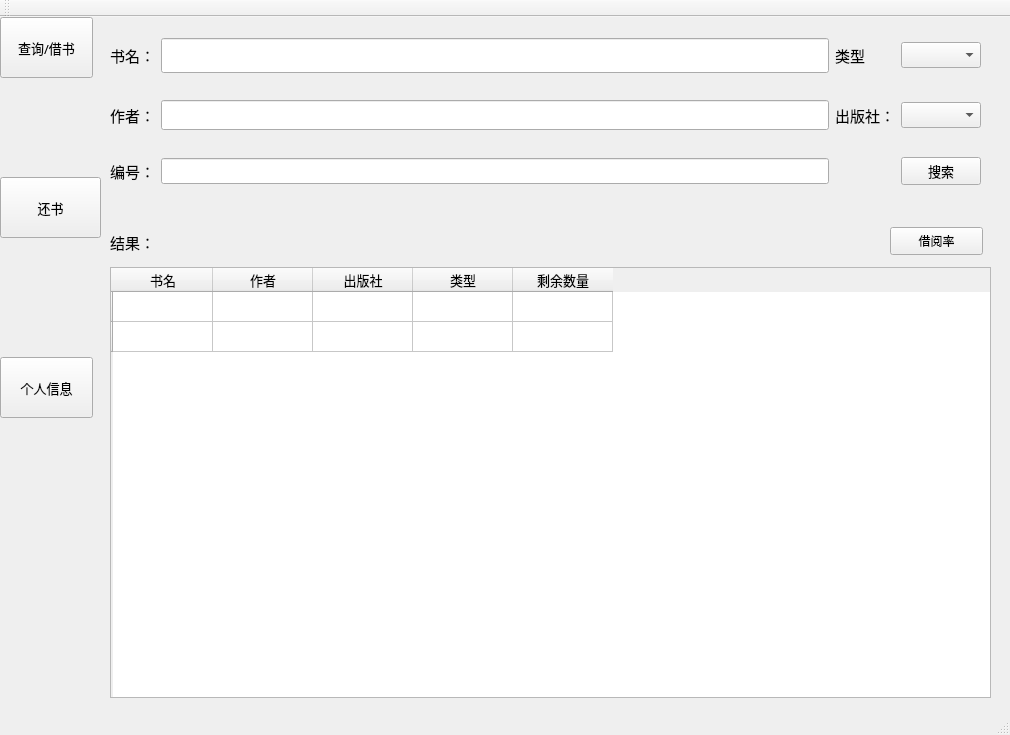
<?xml version="1.0" encoding="UTF-8"?>
<ui version="4.0">
 <class>MainWindow</class>
 <widget class="QMainWindow" name="MainWindow">
  <property name="geometry">
   <rect>
    <x>0</x>
    <y>0</y>
    <width>1010</width>
    <height>735</height>
   </rect>
  </property>
  <property name="windowTitle">
   <string>MainWindow</string>
  </property>
  <widget class="QWidget" name="centralwidget">
   <widget class="QStackedWidget" name="stackedWidget">
    <property name="geometry">
     <rect>
      <x>0</x>
      <y>0</y>
      <width>1011</width>
      <height>711</height>
     </rect>
    </property>
    <property name="currentIndex">
     <number>1</number>
    </property>
    <widget class="QWidget" name="PageAdmin">
     <widget class="QPushButton" name="ButtonSearchBA">
      <property name="geometry">
       <rect>
        <x>0</x>
        <y>0</y>
        <width>93</width>
        <height>61</height>
       </rect>
      </property>
      <property name="text">
       <string>书籍查询</string>
      </property>
      <property name="flat">
       <bool>false</bool>
      </property>
     </widget>
     <widget class="QPushButton" name="ButtonBuyA">
      <property name="geometry">
       <rect>
        <x>0</x>
        <y>330</y>
        <width>93</width>
        <height>61</height>
       </rect>
      </property>
      <property name="text">
       <string>购书</string>
      </property>
     </widget>
     <widget class="QStackedWidget" name="stackedWidgetA">
      <property name="geometry">
       <rect>
        <x>90</x>
        <y>0</y>
        <width>921</width>
        <height>681</height>
       </rect>
      </property>
      <widget class="QWidget" name="PageSearchBA"/>
      <widget class="QWidget" name="pageSearchCA">
       <widget class="QWidget" name="gridLayoutWidget_3">
        <property name="geometry">
         <rect>
          <x>20</x>
          <y>30</y>
          <width>881</width>
          <height>191</height>
         </rect>
        </property>
        <layout class="QGridLayout" name="gridLayout_2">
         <item row="1" column="2">
          <widget class="QLabel" name="labelSchoolS">
           <property name="text">
            <string>学院：</string>
           </property>
          </widget>
         </item>
         <item row="0" column="3">
          <widget class="QComboBox" name="comboBoxType"/>
         </item>
         <item row="0" column="1">
          <widget class="QLineEdit" name="lineName"/>
         </item>
         <item row="1" column="0">
          <widget class="QLabel" name="labelNoS">
           <property name="text">
            <string>账号：</string>
           </property>
          </widget>
         </item>
         <item row="0" column="2">
          <widget class="QLabel" name="labelTypeS">
           <property name="text">
            <string>类型：</string>
           </property>
          </widget>
         </item>
         <item row="1" column="3">
          <widget class="QComboBox" name="comboBoxSchool"/>
         </item>
         <item row="1" column="1">
          <widget class="QLineEdit" name="lineEditNo"/>
         </item>
         <item row="0" column="0">
          <widget class="QLabel" name="labelNameS">
           <property name="text">
            <string>姓名：</string>
           </property>
          </widget>
         </item>
         <item row="2" column="3">
          <widget class="QPushButton" name="ButtonClientSearch">
           <property name="text">
            <string>搜索</string>
           </property>
          </widget>
         </item>
         <item row="2" column="0">
          <widget class="QLabel" name="labelId">
           <property name="text">
            <string>学号/工作号：</string>
           </property>
          </widget>
         </item>
         <item row="2" column="1">
          <widget class="QLineEdit" name="lineCId"/>
         </item>
        </layout>
       </widget>
       <widget class="QTableWidget" name="tableClient">
        <property name="geometry">
         <rect>
          <x>20</x>
          <y>280</y>
          <width>881</width>
          <height>401</height>
         </rect>
        </property>
        <column>
         <property name="text">
          <string>姓名</string>
         </property>
        </column>
        <column>
         <property name="text">
          <string>编号</string>
         </property>
        </column>
        <column>
         <property name="text">
          <string>类型</string>
         </property>
        </column>
        <column>
         <property name="text">
          <string>学院</string>
         </property>
        </column>
       </widget>
      </widget>
      <widget class="QWidget" name="PageBuyA">
       <widget class="QWidget" name="gridLayoutWidget_4">
        <property name="geometry">
         <rect>
          <x>70</x>
          <y>60</y>
          <width>761</width>
          <height>281</height>
         </rect>
        </property>
        <layout class="QGridLayout" name="gridLayout_3">
         <item row="0" column="0">
          <widget class="QLabel" name="labelBuyName">
           <property name="text">
            <string>书名：</string>
           </property>
          </widget>
         </item>
         <item row="0" column="1">
          <widget class="QLineEdit" name="lineBuyName"/>
         </item>
         <item row="1" column="2">
          <widget class="QLabel" name="labelBuyNumber">
           <property name="text">
            <string>数量：</string>
           </property>
          </widget>
         </item>
         <item row="1" column="3">
          <widget class="QLineEdit" name="lineBuyAmount"/>
         </item>
         <item row="2" column="0">
          <widget class="QLabel" name="labelBuyCategory">
           <property name="text">
            <string>类型：</string>
           </property>
          </widget>
         </item>
         <item row="2" column="2">
          <widget class="QLabel" name="labelBuyPrice">
           <property name="text">
            <string>价格：</string>
           </property>
          </widget>
         </item>
         <item row="2" column="3">
          <widget class="QLineEdit" name="lineBuyPrice"/>
         </item>
         <item row="2" column="1">
          <widget class="QComboBox" name="BoxBuyCategory"/>
         </item>
         <item row="0" column="3">
          <widget class="QLineEdit" name="lineBuyAuthor"/>
         </item>
         <item row="1" column="1">
          <widget class="QComboBox" name="BoxBuyPress"/>
         </item>
         <item row="1" column="0">
          <widget class="QLabel" name="labelBuyPress">
           <property name="text">
            <string>出版社：</string>
           </property>
          </widget>
         </item>
         <item row="0" column="2">
          <widget class="QLabel" name="labelBuyAuthor">
           <property name="text">
            <string>作者：</string>
           </property>
          </widget>
         </item>
        </layout>
       </widget>
       <widget class="QPushButton" name="pushButtonBuyConfirm">
        <property name="geometry">
         <rect>
          <x>740</x>
          <y>420</y>
          <width>93</width>
          <height>41</height>
         </rect>
        </property>
        <property name="text">
         <string>确认购入</string>
        </property>
       </widget>
       <widget class="QLabel" name="labelBuyHint">
        <property name="geometry">
         <rect>
          <x>80</x>
          <y>420</y>
          <width>311</width>
          <height>16</height>
         </rect>
        </property>
        <property name="font">
         <font>
          <family>微软雅黑</family>
          <pointsize>10</pointsize>
         </font>
        </property>
        <property name="text">
         <string/>
        </property>
       </widget>
      </widget>
      <widget class="QWidget" name="PageHelpA"/>
     </widget>
     <widget class="QPushButton" name="ButtonSearchCA">
      <property name="geometry">
       <rect>
        <x>0</x>
        <y>170</y>
        <width>101</width>
        <height>61</height>
       </rect>
      </property>
      <property name="text">
       <string>用户查询</string>
      </property>
     </widget>
     <widget class="QLabel" name="label_2">
      <property name="geometry">
       <rect>
        <x>-10</x>
        <y>0</y>
        <width>111</width>
        <height>701</height>
       </rect>
      </property>
      <property name="text">
       <string/>
      </property>
     </widget>
     <zorder>label_2</zorder>
     <zorder>ButtonBuyA</zorder>
     <zorder>ButtonSearchBA</zorder>
     <zorder>ButtonSearchCA</zorder>
     <zorder>stackedWidgetA</zorder>
    </widget>
    <widget class="QWidget" name="PageClient">
     <widget class="QPushButton" name="ButtonSearch">
      <property name="geometry">
       <rect>
        <x>0</x>
        <y>0</y>
        <width>93</width>
        <height>61</height>
       </rect>
      </property>
      <property name="font">
       <font>
        <family>微软雅黑</family>
        <pointsize>10</pointsize>
       </font>
      </property>
      <property name="focusPolicy">
       <enum>Qt::ClickFocus</enum>
      </property>
      <property name="autoFillBackground">
       <bool>false</bool>
      </property>
      <property name="text">
       <string>查询/借书</string>
      </property>
      <property name="checkable">
       <bool>false</bool>
      </property>
      <property name="checked">
       <bool>false</bool>
      </property>
      <property name="flat">
       <bool>false</bool>
      </property>
     </widget>
     <widget class="QPushButton" name="ButtonReturn">
      <property name="geometry">
       <rect>
        <x>0</x>
        <y>160</y>
        <width>101</width>
        <height>61</height>
       </rect>
      </property>
      <property name="font">
       <font>
        <family>微软雅黑</family>
        <pointsize>10</pointsize>
       </font>
      </property>
      <property name="focusPolicy">
       <enum>Qt::ClickFocus</enum>
      </property>
      <property name="text">
       <string>还书</string>
      </property>
     </widget>
     <widget class="QPushButton" name="ButtonInfo">
      <property name="geometry">
       <rect>
        <x>0</x>
        <y>340</y>
        <width>93</width>
        <height>61</height>
       </rect>
      </property>
      <property name="font">
       <font>
        <family>微软雅黑</family>
        <pointsize>10</pointsize>
       </font>
      </property>
      <property name="focusPolicy">
       <enum>Qt::ClickFocus</enum>
      </property>
      <property name="text">
       <string>个人信息</string>
      </property>
     </widget>
     <widget class="QStackedWidget" name="stackedWidgetC">
      <property name="geometry">
       <rect>
        <x>90</x>
        <y>0</y>
        <width>921</width>
        <height>691</height>
       </rect>
      </property>
      <property name="currentIndex">
       <number>0</number>
      </property>
      <widget class="QWidget" name="PageSearch">
       <widget class="QWidget" name="gridLayoutWidget">
        <property name="geometry">
         <rect>
          <x>20</x>
          <y>0</y>
          <width>871</width>
          <height>191</height>
         </rect>
        </property>
        <layout class="QGridLayout" name="gridLayout">
         <item row="0" column="0">
          <widget class="QLabel" name="LabelBName">
           <property name="font">
            <font>
             <family>微软雅黑</family>
             <pointsize>11</pointsize>
            </font>
           </property>
           <property name="text">
            <string>书名：</string>
           </property>
          </widget>
         </item>
         <item row="2" column="1">
          <widget class="QLineEdit" name="LineBookNumber">
           <property name="sizePolicy">
            <sizepolicy hsizetype="Expanding" vsizetype="Fixed">
             <horstretch>0</horstretch>
             <verstretch>0</verstretch>
            </sizepolicy>
           </property>
           <property name="font">
            <font>
             <family>微软雅黑</family>
             <pointsize>10</pointsize>
            </font>
           </property>
          </widget>
         </item>
         <item row="2" column="0">
          <widget class="QLabel" name="LabelBNumber">
           <property name="font">
            <font>
             <family>微软雅黑</family>
             <pointsize>11</pointsize>
            </font>
           </property>
           <property name="text">
            <string>编号：</string>
           </property>
          </widget>
         </item>
         <item row="1" column="2">
          <widget class="QLabel" name="LabelPress">
           <property name="font">
            <font>
             <family>微软雅黑</family>
             <pointsize>11</pointsize>
            </font>
           </property>
           <property name="text">
            <string>出版社：</string>
           </property>
          </widget>
         </item>
         <item row="0" column="2">
          <widget class="QLabel" name="LabelCategory">
           <property name="font">
            <font>
             <family>微软雅黑</family>
             <pointsize>11</pointsize>
            </font>
           </property>
           <property name="text">
            <string>类型</string>
           </property>
          </widget>
         </item>
         <item row="1" column="0">
          <widget class="QLabel" name="LabelAuthor">
           <property name="font">
            <font>
             <family>微软雅黑</family>
             <pointsize>11</pointsize>
            </font>
           </property>
           <property name="text">
            <string>作者：</string>
           </property>
          </widget>
         </item>
         <item row="0" column="3">
          <widget class="QComboBox" name="CBoxType">
           <property name="font">
            <font>
             <family>微软雅黑</family>
             <pointsize>10</pointsize>
            </font>
           </property>
          </widget>
         </item>
         <item row="1" column="1">
          <widget class="QLineEdit" name="LineBookWriter">
           <property name="sizePolicy">
            <sizepolicy hsizetype="Expanding" vsizetype="Fixed">
             <horstretch>0</horstretch>
             <verstretch>0</verstretch>
            </sizepolicy>
           </property>
           <property name="font">
            <font>
             <family>微软雅黑</family>
             <pointsize>11</pointsize>
            </font>
           </property>
          </widget>
         </item>
         <item row="1" column="3">
          <widget class="QComboBox" name="CBoxPress">
           <property name="font">
            <font>
             <family>微软雅黑</family>
             <pointsize>10</pointsize>
            </font>
           </property>
          </widget>
         </item>
         <item row="0" column="1">
          <widget class="QLineEdit" name="LineBookName">
           <property name="sizePolicy">
            <sizepolicy hsizetype="Expanding" vsizetype="Fixed">
             <horstretch>0</horstretch>
             <verstretch>0</verstretch>
            </sizepolicy>
           </property>
           <property name="minimumSize">
            <size>
             <width>0</width>
             <height>20</height>
            </size>
           </property>
           <property name="font">
            <font>
             <family>微软雅黑</family>
             <pointsize>14</pointsize>
            </font>
           </property>
          </widget>
         </item>
         <item row="2" column="3">
          <widget class="QPushButton" name="ButtonConfirm">
           <property name="font">
            <font>
             <family>微软雅黑</family>
             <pointsize>10</pointsize>
            </font>
           </property>
           <property name="text">
            <string>搜索</string>
           </property>
          </widget>
         </item>
        </layout>
       </widget>
       <widget class="QTableWidget" name="tableResult">
        <property name="geometry">
         <rect>
          <x>20</x>
          <y>250</y>
          <width>881</width>
          <height>431</height>
         </rect>
        </property>
        <property name="font">
         <font>
          <family>微软雅黑</family>
          <pointsize>10</pointsize>
         </font>
        </property>
        <property name="focusPolicy">
         <enum>Qt::NoFocus</enum>
        </property>
        <row>
         <property name="text">
          <string/>
         </property>
        </row>
        <row>
         <property name="text">
          <string/>
         </property>
        </row>
        <column>
         <property name="text">
          <string>书名</string>
         </property>
        </column>
        <column>
         <property name="text">
          <string>作者</string>
         </property>
        </column>
        <column>
         <property name="text">
          <string>出版社</string>
         </property>
        </column>
        <column>
         <property name="text">
          <string>类型</string>
         </property>
        </column>
        <column>
         <property name="text">
          <string>剩余数量</string>
         </property>
        </column>
       </widget>
       <widget class="QLabel" name="TextResult">
        <property name="geometry">
         <rect>
          <x>20</x>
          <y>210</y>
          <width>101</width>
          <height>31</height>
         </rect>
        </property>
        <property name="font">
         <font>
          <family>微软雅黑</family>
          <pointsize>11</pointsize>
         </font>
        </property>
        <property name="text">
         <string>结果：</string>
        </property>
       </widget>
       <widget class="QPushButton" name="ButtonRate">
        <property name="geometry">
         <rect>
          <x>800</x>
          <y>210</y>
          <width>93</width>
          <height>28</height>
         </rect>
        </property>
        <property name="text">
         <string>借阅率</string>
        </property>
       </widget>
      </widget>
      <widget class="QWidget" name="PageReturn">
       <widget class="QTableWidget" name="tableReturn">
        <property name="geometry">
         <rect>
          <x>0</x>
          <y>50</y>
          <width>911</width>
          <height>491</height>
         </rect>
        </property>
        <column>
         <property name="text">
          <string>书名</string>
         </property>
        </column>
        <column>
         <property name="text">
          <string>编号</string>
         </property>
        </column>
        <column>
         <property name="text">
          <string>借书时间</string>
         </property>
        </column>
        <column>
         <property name="text">
          <string>剩余时间</string>
         </property>
        </column>
       </widget>
      </widget>
      <widget class="QWidget" name="PageInfo">
       <widget class="QWidget" name="gridLayoutWidget_2">
        <property name="geometry">
         <rect>
          <x>10</x>
          <y>60</y>
          <width>861</width>
          <height>231</height>
         </rect>
        </property>
        <layout class="QGridLayout" name="LayoutInfo">
         <item row="1" column="2">
          <widget class="QLabel" name="labelNumber">
           <property name="text">
            <string>账号：</string>
           </property>
          </widget>
         </item>
         <item row="0" column="2">
          <widget class="QLabel" name="labelCredit">
           <property name="text">
            <string>信用：</string>
           </property>
          </widget>
         </item>
         <item row="2" column="1">
          <widget class="QLabel" name="TextSchool">
           <property name="text">
            <string/>
           </property>
          </widget>
         </item>
         <item row="2" column="0">
          <widget class="QLabel" name="labelSchool">
           <property name="text">
            <string>学院：</string>
           </property>
          </widget>
         </item>
         <item row="2" column="3">
          <widget class="QLabel" name="TextPw">
           <property name="text">
            <string/>
           </property>
          </widget>
         </item>
         <item row="0" column="1">
          <widget class="QLabel" name="TextCName">
           <property name="text">
            <string/>
           </property>
          </widget>
         </item>
         <item row="0" column="0">
          <widget class="QLabel" name="labelName">
           <property name="text">
            <string>姓名：</string>
           </property>
          </widget>
         </item>
         <item row="0" column="3">
          <widget class="QLabel" name="TextCredit">
           <property name="text">
            <string/>
           </property>
          </widget>
         </item>
         <item row="1" column="0">
          <widget class="QLabel" name="labelType">
           <property name="text">
            <string>类型：</string>
           </property>
          </widget>
         </item>
         <item row="1" column="1">
          <widget class="QLabel" name="TextType">
           <property name="text">
            <string/>
           </property>
          </widget>
         </item>
         <item row="1" column="3">
          <widget class="QLabel" name="labelNumberA">
           <property name="text">
            <string/>
           </property>
          </widget>
         </item>
         <item row="2" column="2">
          <widget class="QLabel" name="labelPw">
           <property name="text">
            <string>密码：</string>
           </property>
          </widget>
         </item>
         <item row="3" column="0">
          <widget class="QLabel" name="labelID">
           <property name="text">
            <string>学号/工作号：</string>
           </property>
          </widget>
         </item>
         <item row="3" column="1">
          <widget class="QLabel" name="TextID">
           <property name="text">
            <string/>
           </property>
          </widget>
         </item>
        </layout>
       </widget>
       <widget class="QLabel" name="labelInfo">
        <property name="geometry">
         <rect>
          <x>10</x>
          <y>30</y>
          <width>72</width>
          <height>15</height>
         </rect>
        </property>
        <property name="text">
         <string>基本信息：</string>
        </property>
       </widget>
       <widget class="QTabWidget" name="tabBook">
        <property name="geometry">
         <rect>
          <x>10</x>
          <y>330</y>
          <width>871</width>
          <height>361</height>
         </rect>
        </property>
        <property name="currentIndex">
         <number>1</number>
        </property>
        <widget class="QWidget" name="tabBorrowed">
         <attribute name="title">
          <string>已借阅</string>
         </attribute>
         <widget class="QTableWidget" name="tableBorrowed">
          <property name="geometry">
           <rect>
            <x>-5</x>
            <y>1</y>
            <width>871</width>
            <height>331</height>
           </rect>
          </property>
          <column>
           <property name="text">
            <string>书名</string>
           </property>
          </column>
          <column>
           <property name="text">
            <string>编号</string>
           </property>
          </column>
          <column>
           <property name="text">
            <string>借书时间</string>
           </property>
          </column>
          <column>
           <property name="text">
            <string>剩余天数</string>
           </property>
          </column>
         </widget>
        </widget>
        <widget class="QWidget" name="tab2">
         <attribute name="title">
          <string>已预约</string>
         </attribute>
         <widget class="QTableWidget" name="tableOrdered">
          <property name="geometry">
           <rect>
            <x>-5</x>
            <y>1</y>
            <width>871</width>
            <height>321</height>
           </rect>
          </property>
          <column>
           <property name="text">
            <string>书名</string>
           </property>
          </column>
          <column>
           <property name="text">
            <string>预约时间</string>
           </property>
          </column>
          <column>
           <property name="text">
            <string>是否有余</string>
           </property>
          </column>
         </widget>
        </widget>
       </widget>
      </widget>
      <widget class="QWidget" name="PageHelp"/>
     </widget>
     <widget class="QLabel" name="label">
      <property name="geometry">
       <rect>
        <x>-9</x>
        <y>0</y>
        <width>101</width>
        <height>691</height>
       </rect>
      </property>
      <property name="text">
       <string/>
      </property>
     </widget>
     <zorder>label</zorder>
     <zorder>ButtonSearch</zorder>
     <zorder>ButtonReturn</zorder>
     <zorder>ButtonInfo</zorder>
     <zorder>stackedWidgetC</zorder>
    </widget>
   </widget>
  </widget>
  <widget class="QMenuBar" name="menubar">
   <property name="geometry">
    <rect>
     <x>0</x>
     <y>0</y>
     <width>1010</width>
     <height>26</height>
    </rect>
   </property>
  </widget>
  <widget class="QStatusBar" name="statusbar"/>
  <widget class="QToolBar" name="toolBar">
   <property name="windowTitle">
    <string>toolBar</string>
   </property>
   <attribute name="toolBarArea">
    <enum>TopToolBarArea</enum>
   </attribute>
   <attribute name="toolBarBreak">
    <bool>false</bool>
   </attribute>
  </widget>
 </widget>
 <resources/>
 <connections/>
</ui>
